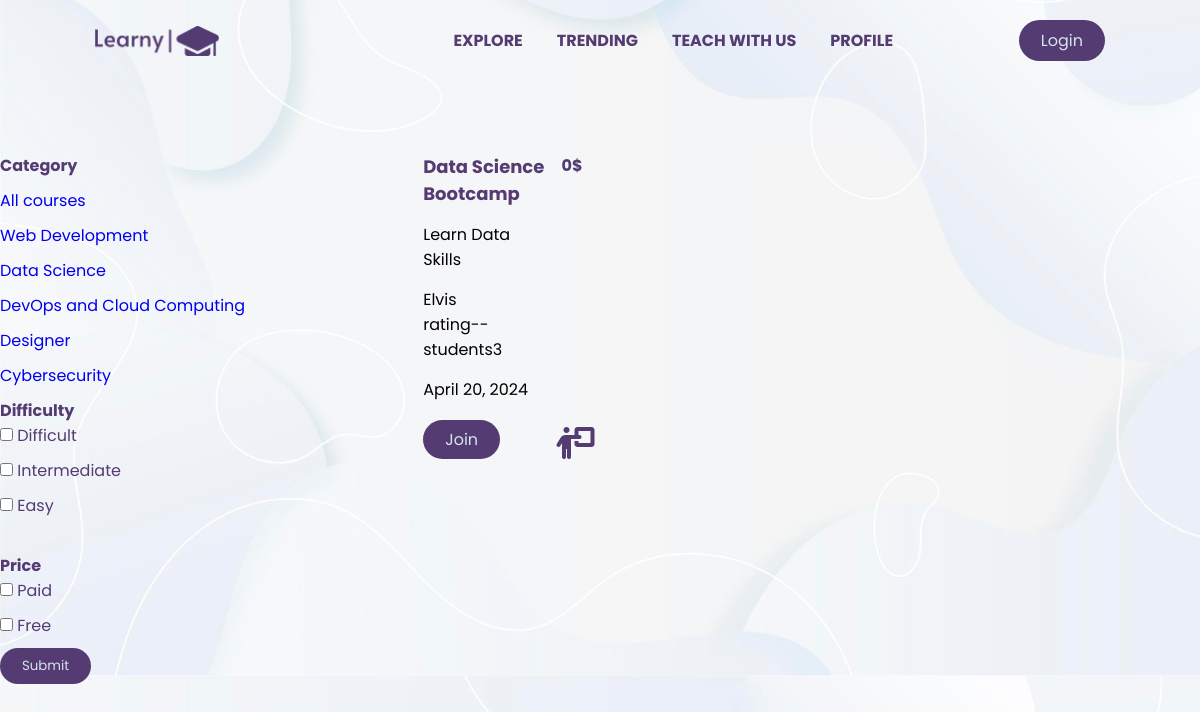
Page /workshop/category/data-science/ on the committed database.
### workshop/models.py (models this page shows, shortened)
class WorkshopCategory(models.Model):
    name = models.CharField(max_length=200)
    workshopcategoryslug = models.SlugField()
    class Meta:
        verbose_name_plural = "WorkshopCategories"

class Workshop(models.Model):
    name = models.CharField(max_length=120)
    shortdescription = models.CharField(max_length=400)
    description = models.TextField(max_length=2000)
    date = models.DateField(auto_now_add=True)
    image = models.ImageField(upload_to="workshopimages",default="defaultw")#
    students_in_workshop = models.IntegerField() #
    workshopcategory = models.ForeignKey(WorkshopCategory, on_delete=models.CASCADE) #r
    difficulty_choices = models.TextChoices("difficulty_choices","Easy Intermediate Difficult")
    difficulty = models.CharField(choices=difficulty_choices,max_length=50)
    paid = models.BooleanField(default=False)
    instructor = models.ForeignKey(Instructor, on_delete=models.CASCADE)#r
    workshopslug = models.SlugField()
    price = models.IntegerField()

class Instructor(models.Model):#
    name = models.CharField(max_length=120)
    role = models.CharField(max_length=120)
    qualification = models.CharField(max_length=200)
    def __str__(self):
        return self.name

### workshop/views.py (the view)
# urls.py: path('category/<slug:slugworkshopcategory>/',views.category_details,name='category_details') ,
def category_details(request,slugworkshopcategory):
    categories = WorkshopCategory.objects.all()
    difficulty_levels = Workshop.objects.order_by().values_list('difficulty', flat=True).distinct()# or Workshop.difficulty_choices.choices
    category = WorkshopCategory.objects.get(workshopcategoryslug=slugworkshopcategory)
    workshops = category.workshop_set.all()
    ctx = {"all_workshops":workshops,"categories":categories,"difficulty":difficulty_levels,"category_slug":slugworkshopcategory}
    return render(request,"workshop/workshop_category.html",context=ctx)

### workshop/templates/workshop/workshop_category.html (shortened to what this page needs)
{% extends "base.html" %}
{% load static %}
{% block csspart %}
<link rel="stylesheet" href="{% static "workshop/workshop.css" %}">
{% endblock  %}
{% block body %}
    <section class="course-section courses-list">
        <div class="course-container">
         <div class="filters">
            <div class="filter-based-category">
               <h4>Category</h4>
            </div>
            <div class="link-course">
                <a href="{% url "category" %}">All courses</a>
                {% for category in categories %}
                <a href="{% url "category_details" category.workshopcategoryslug %}"class="cat-link">{{category.name}}</a>
                {% endfor %}
            </div>
         <div class="filter-diff-fee">
            <form action="{% url "category" %}" method="get">
               <h4>Difficulty</h4>
                {% for diff in difficulty %}
                <div class="checkbox-filter">
    <input type="checkbox" name="difficulty" id="difficulty" value="{{diff|lower}}">
    <label for="difficulty">{{diff}}</label>
</div>
    {% endfor %}
               <br>
               <h4>Price</h4>
               <div class="checkbox-filter">
                <input type="checkbox" name="paid" id="paid" value="paid">
                <label for="paid">Paid</label>
               </div>
               <div class="checkbox-filter">
                <input type="checkbox" name="paid" id="free" value="free">
                <label for="free">Free</label>
               </div>
               <button type="submit" class="btn">Submit</button>
            </form>
         </div>
         </div>
         {% for course in all_workshops %}
<div class="allcourses">
          <div class="courses">
          <div class="item">
            <div class="course-img">
            </div>
            <div class="course-content">
               <h4>{{course.name}}</h4>
               <p>{{course.shortdescription}}</p>
               <span>{{course.instructor}}</span>
               <p>rating--  <span>students{{course.students_in_workshop}}</span></p>
               <p>{{course.date}}</p>
               <div class="learn-more">
               <a href="{% url "workshop_detail"  course.workshopslug%}" class="btn">Join</a>
               <a href="{% url "related_workshops" course.workshopslug %}"class="more-icon"><i class="fa-solid fa-person-chalkboard telescope"></i></a>
            </div>
            </div>
            <div class="course-more">
               <p>{{course.price}}$</p>
            </div>
         </div>
      </div>
         {% endfor %}
         </div>
      </div>
    </section>
{% endblock  %}

### workshop/static/workshop/workshop.css (style rules this page uses)
.course-section { max-width: 1400px; margin-right: auto; margin-left: auto; }
.courses { display: flex; flex-direction: column; gap: 10px; align-items: flex-end; width: 100%; margin-right: 10px; }
.courses div { width: 100%; height: 270px; margin-right: 15px; margin-bottom: 10px; }
.course-container { display: flex; }
.course-img { max-width: 400px; height: 100%; }
.item { display: flex; gap: 0px; }
.course-more { flex-basis: 1px; font-weight: bold; color: rgb(84, 59, 114); }
.course-content * { margin-bottom: 15px; }
.filters { display: flex; width: 25%; height: 350px; flex-direction: column; }
.filter-based-category { margin-bottom: 10px; color: rgb(84, 59, 114); }
.link-course a { display: block; margin-bottom: 10px; }
.filter-diff-fee { color:rgb(84, 59, 114) ; }
.checkbox-filter { margin-bottom: 10px; }
.course-content h4 { font-size: large; color: rgb(84, 59, 114); }
.btn { border: none; }
.telescope { font-size: 32px; position: relative; top: 10px; left: 50px; color: rgb(84, 59, 114); }

### static/style.css (style rules this page uses)
* { margin: 0; padding: 0; box-sizing: border-box; font-family: "Poppins", sans-serif; list-style: none; text-decoration: none; }
body { background-color: aliceblue; background-image: url(board5.jpg); background-size: cover; background-position: center; }
.btn { padding: 8px 22px; background-color:rgb(84, 59, 114) ; color: rgb(213, 227, 239); border-radius: 5rem; }
button { box-shadow: none; }
section { padding: 4.5rem 0rem 3rem; }
a { text-decoration: none; }

### rows in the picture
WorkshopCategory: name "Web Development"
WorkshopCategory: name "Data Science"
WorkshopCategory: name "DevOps and Cloud Computing"
WorkshopCategory: name "Designer"
WorkshopCategory: name "Cybersecurity"
Workshop: name "Data Science Bootcamp", shortdescription "Learn Data Skills", instructor "Elvis", students_in_workshop "3", date "April 20, 2024", price "0"

### other values in the picture
{{ diff }} "Difficult" "Intermediate" "Easy"
